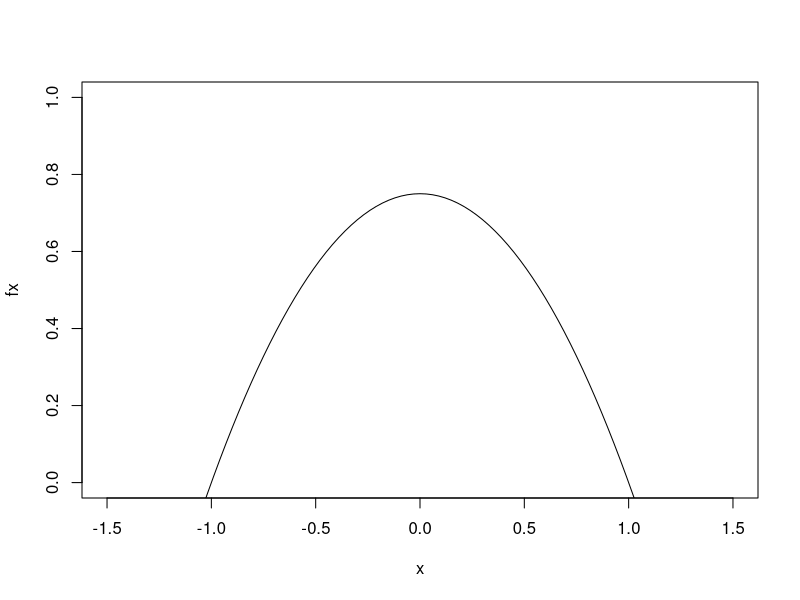

Write R code to recreate this figure.
#Integration Intro
fx<-function(x){
  3/4-3/4*x^2
}

#W/ error reading included
ans<-integrate(fx,lower=-0.5,upper=1)

#W/O error reading included
anse<-integrate(fx,lower=-0.5,upper=1)$value

plot(fx, xlim=c(-1.5,1.5), ylim=c(0,1))

